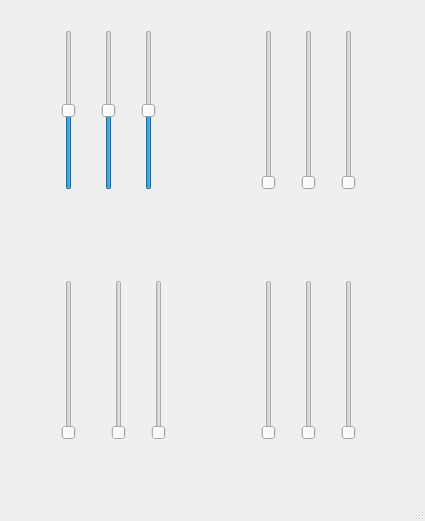
<?xml version="1.0" encoding="UTF-8"?>
<ui version="4.0">
 <class>MainWindow</class>
 <widget class="QMainWindow" name="MainWindow">
  <property name="geometry">
   <rect>
    <x>0</x>
    <y>0</y>
    <width>425</width>
    <height>521</height>
   </rect>
  </property>
  <property name="windowTitle">
   <string>MainWindow</string>
  </property>
  <widget class="QWidget" name="centralwidget">
   <widget class="QSlider" name="rr1">
    <property name="geometry">
     <rect>
      <x>260</x>
      <y>280</y>
      <width>18</width>
      <height>160</height>
     </rect>
    </property>
    <property name="orientation">
     <enum>Qt::Vertical</enum>
    </property>
   </widget>
   <widget class="QSlider" name="rr2">
    <property name="geometry">
     <rect>
      <x>300</x>
      <y>280</y>
      <width>18</width>
      <height>160</height>
     </rect>
    </property>
    <property name="orientation">
     <enum>Qt::Vertical</enum>
    </property>
   </widget>
   <widget class="QSlider" name="rr3">
    <property name="geometry">
     <rect>
      <x>340</x>
      <y>280</y>
      <width>18</width>
      <height>160</height>
     </rect>
    </property>
    <property name="orientation">
     <enum>Qt::Vertical</enum>
    </property>
   </widget>
   <widget class="QSlider" name="fr1">
    <property name="geometry">
     <rect>
      <x>260</x>
      <y>30</y>
      <width>18</width>
      <height>160</height>
     </rect>
    </property>
    <property name="orientation">
     <enum>Qt::Vertical</enum>
    </property>
   </widget>
   <widget class="QSlider" name="fr2">
    <property name="geometry">
     <rect>
      <x>300</x>
      <y>30</y>
      <width>18</width>
      <height>160</height>
     </rect>
    </property>
    <property name="orientation">
     <enum>Qt::Vertical</enum>
    </property>
   </widget>
   <widget class="QSlider" name="fr3">
    <property name="geometry">
     <rect>
      <x>340</x>
      <y>30</y>
      <width>18</width>
      <height>160</height>
     </rect>
    </property>
    <property name="orientation">
     <enum>Qt::Vertical</enum>
    </property>
   </widget>
   <widget class="QSlider" name="fl1">
    <property name="geometry">
     <rect>
      <x>140</x>
      <y>30</y>
      <width>18</width>
      <height>160</height>
     </rect>
    </property>
    <property name="minimum">
     <number>-50</number>
    </property>
    <property name="maximum">
     <number>50</number>
    </property>
    <property name="orientation">
     <enum>Qt::Vertical</enum>
    </property>
   </widget>
   <widget class="QSlider" name="fl2">
    <property name="geometry">
     <rect>
      <x>100</x>
      <y>30</y>
      <width>18</width>
      <height>160</height>
     </rect>
    </property>
    <property name="minimum">
     <number>-50</number>
    </property>
    <property name="maximum">
     <number>50</number>
    </property>
    <property name="orientation">
     <enum>Qt::Vertical</enum>
    </property>
   </widget>
   <widget class="QSlider" name="fl3">
    <property name="geometry">
     <rect>
      <x>60</x>
      <y>30</y>
      <width>18</width>
      <height>160</height>
     </rect>
    </property>
    <property name="minimum">
     <number>-50</number>
    </property>
    <property name="maximum">
     <number>50</number>
    </property>
    <property name="orientation">
     <enum>Qt::Vertical</enum>
    </property>
   </widget>
   <widget class="QSlider" name="rl1">
    <property name="geometry">
     <rect>
      <x>150</x>
      <y>280</y>
      <width>18</width>
      <height>160</height>
     </rect>
    </property>
    <property name="orientation">
     <enum>Qt::Vertical</enum>
    </property>
   </widget>
   <widget class="QSlider" name="rl2">
    <property name="geometry">
     <rect>
      <x>110</x>
      <y>280</y>
      <width>18</width>
      <height>160</height>
     </rect>
    </property>
    <property name="orientation">
     <enum>Qt::Vertical</enum>
    </property>
   </widget>
   <widget class="QSlider" name="rl3">
    <property name="geometry">
     <rect>
      <x>60</x>
      <y>280</y>
      <width>18</width>
      <height>160</height>
     </rect>
    </property>
    <property name="orientation">
     <enum>Qt::Vertical</enum>
    </property>
   </widget>
  </widget>
  <widget class="QMenuBar" name="menubar">
   <property name="geometry">
    <rect>
     <x>0</x>
     <y>0</y>
     <width>425</width>
     <height>27</height>
    </rect>
   </property>
  </widget>
  <widget class="QStatusBar" name="statusbar"/>
 </widget>
 <resources/>
 <connections/>
</ui>
